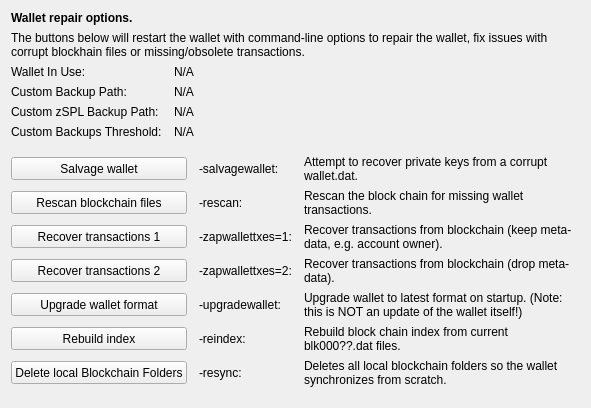
     <widget class="QWidget" name="tab_repair">
      <attribute name="title">
       <string>&amp;Wallet Repair</string>
      </attribute>
      <layout class="QGridLayout" name="gridLayout_4" columnstretch="0,0,0,0">
       <property name="horizontalSpacing">
        <number>12</number>
       </property>
       <item row="0" column="0" colspan="4">
        <widget class="QLabel" name="label_repair_header">
         <property name="font">
          <font>
           <weight>75</weight>
           <bold>true</bold>
          </font>
         </property>
         <property name="text">
          <string>Wallet repair options.</string>
         </property>
        </widget>
       </item>
       <item row="1" column="0" colspan="4">
        <widget class="QLabel" name="label_repair_helptext">
         <property name="font">
          <font>
           <weight>50</weight>
           <bold>false</bold>
          </font>
         </property>
         <property name="text">
          <string>The buttons below will restart the wallet with command-line options to repair the wallet, fix issues with corrupt blockhain files or missing/obsolete transactions.</string>
         </property>
         <property name="wordWrap">
          <bool>true</bool>
         </property>
        </widget>
       </item>
       <item row="2" column="0">
        <widget class="QLabel" name="wallet_path_label">
         <property name="text">
          <string>Wallet In Use:</string>
         </property>
        </widget>
       </item>
       <item row="2" column="1" colspan="3">
        <widget class="QLabel" name="wallet_path">
         <property name="cursor">
          <cursorShape>IBeamCursor</cursorShape>
         </property>
         <property name="text">
          <string>N/A</string>
         </property>
         <property name="textFormat">
          <enum>Qt::PlainText</enum>
         </property>
         <property name="textInteractionFlags">
          <set>Qt::LinksAccessibleByMouse|Qt::TextSelectableByKeyboard|Qt::TextSelectableByMouse</set>
         </property>
        </widget>
       </item>
       <item row="3" column="0">
        <widget class="QLabel" name="wallet_custombackuppath_label">
         <property name="visible">
          <bool>false</bool>
         </property>
         <property name="text">
          <string>Custom Backup Path:</string>
         </property>
        </widget>
       </item>
       <item row="3" column="1" colspan="3">
        <widget class="QLabel" name="wallet_custombackuppath">
         <property name="cursor">
          <cursorShape>IBeamCursor</cursorShape>
         </property>
         <property name="visible">
          <bool>false</bool>
         </property>
         <property name="text">
          <string>N/A</string>
         </property>
         <property name="textFormat">
          <enum>Qt::PlainText</enum>
         </property>
         <property name="textInteractionFlags">
          <set>Qt::LinksAccessibleByMouse|Qt::TextSelectableByKeyboard|Qt::TextSelectableByMouse</set>
         </property>
        </widget>
       </item>
       <item row="4" column="0">
        <widget class="QLabel" name="wallet_customzsplbackuppath_label">
         <property name="visible">
          <bool>false</bool>
         </property>
         <property name="text">
          <string>Custom zSPL Backup Path:</string>
         </property>
        </widget>
       </item>
       <item row="4" column="1" colspan="3">
        <widget class="QLabel" name="wallet_customzsplbackuppath">
         <property name="cursor">
          <cursorShape>IBeamCursor</cursorShape>
         </property>
         <property name="visible">
          <bool>false</bool>
         </property>
         <property name="text">
          <string>N/A</string>
         </property>
         <property name="textFormat">
          <enum>Qt::PlainText</enum>
         </property>
         <property name="textInteractionFlags">
          <set>Qt::LinksAccessibleByMouse|Qt::TextSelectableByKeyboard|Qt::TextSelectableByMouse</set>
         </property>
        </widget>
       </item>
       <item row="5" column="0">
        <widget class="QLabel" name="wallet_custombackupthreshold_label">
         <property name="visible">
          <bool>false</bool>
         </property>
         <property name="text">
          <string>Custom Backups Threshold:</string>
         </property>
        </widget>
       </item>
       <item row="5" column="1" colspan="3">
        <widget class="QLabel" name="wallet_custombackupthreshold">
         <property name="cursor">
          <cursorShape>IBeamCursor</cursorShape>
         </property>
         <property name="visible">
          <bool>false</bool>
         </property>
         <property name="text">
          <string>N/A</string>
         </property>
         <property name="textFormat">
          <enum>Qt::PlainText</enum>
         </property>
         <property name="textInteractionFlags">
          <set>Qt::LinksAccessibleByMouse|Qt::TextSelectableByKeyboard|Qt::TextSelectableByMouse</set>
         </property>
        </widget>
       </item>
       <item row="6" column="0">
        <spacer name="verticalSpacer_repair1">
         <property name="orientation">
          <enum>Qt::Vertical</enum>
         </property>
         <property name="sizeHint" stdset="0">
          <size>
           <width>10</width>
           <height>10</height>
          </size>
         </property>
        </spacer>
       </item>
       <item row="7" column="0" colspan="2">
        <widget class="QPushButton" name="btn_salvagewallet">
         <property name="minimumSize">
          <size>
           <width>100</width>
           <height>23</height>
          </size>
         </property>
         <property name="text">
          <string>Salvage wallet</string>
         </property>
        </widget>
       </item>
       <item row="7" column="2">
        <widget class="QLabel" name="label_repair_salvage_command">
         <property name="text">
          <string notr="true">-salvagewallet:</string>
         </property>
        </widget>
       </item>
       <item row="7" column="3">
        <widget class="QLabel" name="label_repair_salvage">
         <property name="text">
          <string>Attempt to recover private keys from a corrupt wallet.dat.</string>
         </property>
         <property name="wordWrap">
          <bool>true</bool>
         </property>
        </widget>
       </item>
       <item row="8" column="0" colspan="2">
        <widget class="QPushButton" name="btn_rescan">
         <property name="minimumSize">
          <size>
           <width>100</width>
           <height>23</height>
          </size>
         </property>
         <property name="text">
          <string>Rescan blockchain files</string>
         </property>
        </widget>
       </item>
       <item row="8" column="2">
        <widget class="QLabel" name="label_repair_rescan_command">
         <property name="text">
          <string notr="true">-rescan:</string>
         </property>
        </widget>
       </item>
       <item row="8" column="3">
        <widget class="QLabel" name="label_repair_rescan">
         <property name="text">
          <string>Rescan the block chain for missing wallet transactions.</string>
         </property>
         <property name="wordWrap">
          <bool>true</bool>
         </property>
        </widget>
       </item>
       <item row="9" column="0" colspan="2">
        <widget class="QPushButton" name="btn_zapwallettxes1">
         <property name="minimumSize">
          <size>
           <width>100</width>
           <height>23</height>
          </size>
         </property>
         <property name="text">
          <string>Recover transactions 1</string>
         </property>
        </widget>
       </item>
       <item row="9" column="2">
        <widget class="QLabel" name="label_repair_zap1_command">
         <property name="text">
          <string notr="true">-zapwallettxes=1:</string>
         </property>
        </widget>
       </item>
       <item row="9" column="3">
        <widget class="QLabel" name="label_repair_zap1">
         <property name="text">
          <string>Recover transactions from blockchain (keep meta-data, e.g. account owner).</string>
         </property>
         <property name="wordWrap">
          <bool>true</bool>
         </property>
        </widget>
       </item>
       <item row="10" column="0" colspan="2">
        <widget class="QPushButton" name="btn_zapwallettxes2">
         <property name="minimumSize">
          <size>
           <width>100</width>
           <height>23</height>
          </size>
         </property>
         <property name="text">
          <string>Recover transactions 2</string>
         </property>
        </widget>
       </item>
       <item row="10" column="2">
        <widget class="QLabel" name="label_repair_zap2_command">
         <property name="text">
          <string notr="true">-zapwallettxes=2:</string>
         </property>
        </widget>
       </item>
       <item row="10" column="3">
        <widget class="QLabel" name="label_repair_zap2">
         <property name="text">
          <string>Recover transactions from blockchain (drop meta-data).</string>
         </property>
         <property name="wordWrap">
          <bool>true</bool>
         </property>
        </widget>
       </item>
       <item row="11" column="0" colspan="2">
        <widget class="QPushButton" name="btn_upgradewallet">
         <property name="minimumSize">
          <size>
           <width>100</width>
           <height>23</height>
          </size>
         </property>
         <property name="text">
          <string>Upgrade wallet format</string>
         </property>
        </widget>
       </item>
       <item row="11" column="2">
        <widget class="QLabel" name="label_repair_upgrade_command">
         <property name="text">
          <string notr="true">-upgradewallet:</string>
         </property>
        </widget>
       </item>
       <item row="11" column="3">
        <widget class="QLabel" name="label_repair_upgrade">
         <property name="text">
          <string>Upgrade wallet to latest format on startup. (Note: this is NOT an update of the wallet itself!)</string>
         </property>
         <property name="wordWrap">
          <bool>true</bool>
         </property>
        </widget>
       </item>
       <item row="12" column="0" colspan="2">
        <widget class="QPushButton" name="btn_reindex">
         <property name="minimumSize">
          <size>
           <width>100</width>
           <height>23</height>
          </size>
         </property>
         <property name="text">
          <string>Rebuild index</string>
         </property>
        </widget>
       </item>
       <item row="12" column="2">
        <widget class="QLabel" name="label_repair_reindex_command">
         <property name="text">
          <string notr="true">-reindex:</string>
         </property>
        </widget>
       </item>
       <item row="12" column="3">
        <widget class="QLabel" name="label_repair_reindex">
         <property name="text">
          <string>Rebuild block chain index from current blk000??.dat files.</string>
         </property>
         <property name="wordWrap">
          <bool>true</bool>
         </property>
        </widget>
       </item>
       <item row="13" column="0" colspan="2">
        <widget class="QPushButton" name="btn_resync">
         <property name="minimumSize">
          <size>
           <width>100</width>
           <height>23</height>
          </size>
         </property>
         <property name="text">
          <string>Delete local Blockchain Folders</string>
         </property>
        </widget>
       </item>
       <item row="13" column="2">
        <widget class="QLabel" name="label_repair_resync_command">
         <property name="text">
          <string>-resync:</string>
         </property>
        </widget>
       </item>
       <item row="13" column="3">
        <widget class="QLabel" name="label_repair_resync">
         <property name="text">
          <string>Deletes all local blockchain folders so the wallet synchronizes from scratch.</string>
         </property>
         <property name="wordWrap">
          <bool>true</bool>
         </property>
        </widget>
       </item>
       <item row="14" column="0">
        <spacer name="verticalSpacer_repair2">
         <property name="orientation">
          <enum>Qt::Vertical</enum>
         </property>
         <property name="sizeHint" stdset="0">
          <size>
           <width>20</width>
           <height>10</height>
          </size>
         </property>
        </spacer>
       </item>
      </layout>
     </widget>
